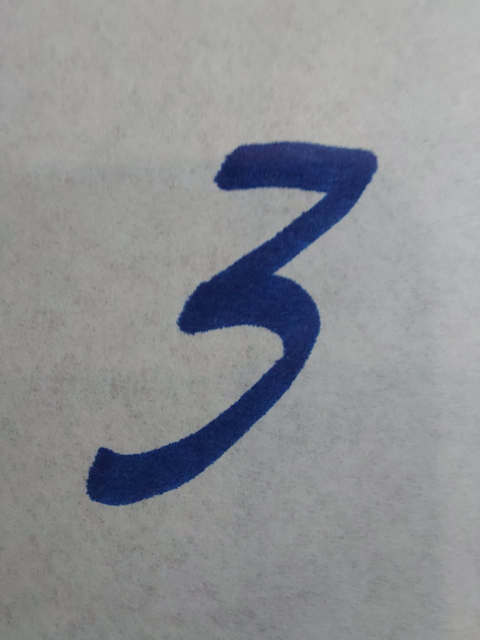
#> input picture Data/Individual/T3.jpeg, 960 x 1280 px (shown at 1/2 size)
$ python -i naieveBayes.py   (imports and definitions only)
#> lines starting #> are read from the running program, lines starting #| are printed output that depends on the picture
#> further down, picture is the input picture: shape (1280, 960, 3); mean B, G, R 147.6, 143.7, 141.9
import numpy as np
import matplotlib.pyplot as plt
import cv2

def resizeImage(image):
    image = cv2.cvtColor(image, cv2.COLOR_BGR2GRAY)
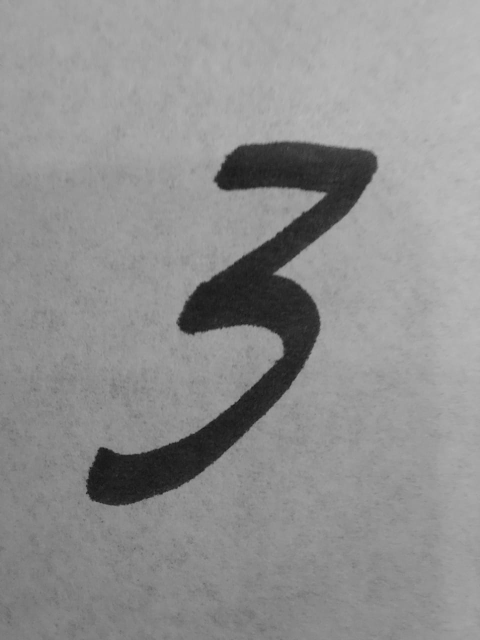
#> image: shape (1280, 960) (shown at 1/2 size); min 7, max 191, mean 143.6
    dimensions = image.shape
#> dimensions = (1280, 960)
    # height, width, number of channels in image
    height = dimensions[0]
#> height = 1280
    width = dimensions[1]
#> width = 960
    y=0
    x=0
    h=0
    w=0
    if height > width:
        y = int((height-width)/2)
#> y = 160
        h = width
#> h = 960
        w = width
#> w = 960
    else:
        x = int((width - height)/2)
        h = height
        w = height
    crop = image[y:y+h, x:x+w]
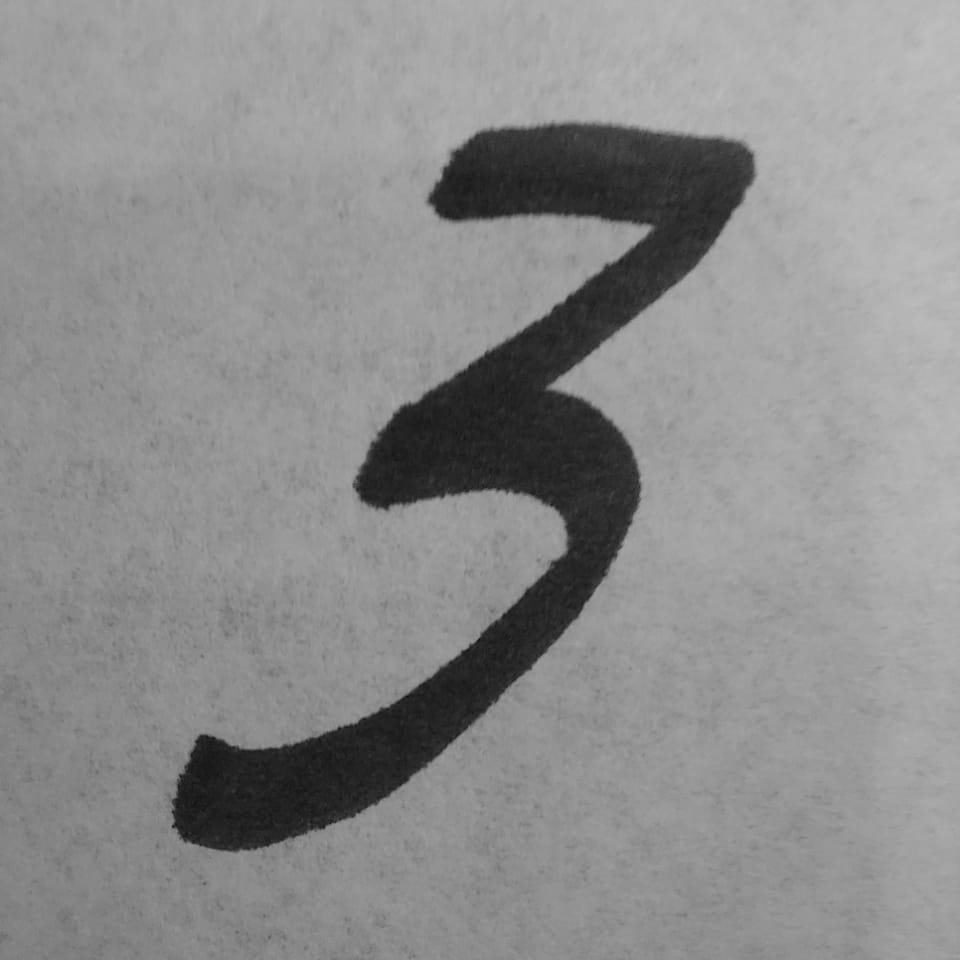
#> crop: shape (960, 960); min 7, max 191, mean 140.8
    dsize = (28, 28)
    resized = cv2.resize(crop, dsize, interpolation = cv2.INTER_AREA)
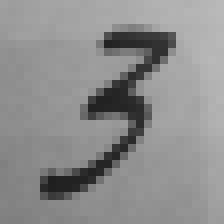
#> resized: shape (28, 28) (shown 8 times larger); min 31, max 185, mean 140.8
    kernel = np.array([[-1,-1,-1], [-1,9,-1], [-1,-1,-1]])
    output = cv2.filter2D(resized, -1, kernel)
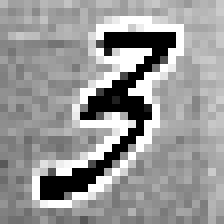
#> output: shape (28, 28) (shown 8 times larger); min 0, max 255, mean 151.6
    cv2.imwrite('Data/Individual/OutputSharpened.jpg', output)
    frame = np.asarray(output).reshape(-1)
#> frame = 784 values, max 255 at index 71, min 0 at index 125, mean 151.6
    return frame

def seperate_classes(data,labels):
    sep_data = np.array([data[labels==i] for i in range(0,10)])
    return sep_data

def quantize(levels_no,data):
    return (data & 256-(256//levels_no))

def class_mean(classId, qId,train_qsp1):
    mean_image = np.sum(train_qsp1[classId][qId],axis=0)
    return mean_image/240

def total_mean(qId,train_qsp1):
    return np.array([class_mean(i,qId,train_qsp1) for i in range(0,10)])

# [5 lines left out: function class_std, not called in this run]

def total_std(qId,train_qsp1):
    return np.array([class_std(i,qId,train_qsp1) for i in range(0,10)])

def fullDatasetMean(qId,fullDS_train_q1):
    mean_image = np.sum(fullDS_train_q1[qId],axis=0)
    return mean_image/240

# [25 lines left out: functions fullDatasetStd, trainModel, not called in this run]

def calculate_probability(x, mean, stdev):
    exponent = np.exp(-((x-mean)**2 / (2 * stdev**2 )))
    return (1 / (np.sqrt(2 * np.pi) * stdev)) * exponent

# [51 lines left out: functions naive_bayes, testImage, not called in this run]

# [1 line not run here, left out]

# [1 line that did not run here, left out]
# [1 line that did not run here, left out]
# [1 line that did not run here, left out]
# [1 line that did not run here, left out]

# [3 lines not run here, left out]

>>> import cv2
>>> picture = cv2.imread('Data/Individual/T3.jpeg')
>>> result = resizeImage(picture)
#> result has the same summary as frame in resizeImage

$ run again, on Data/Individual/T1.jpeg
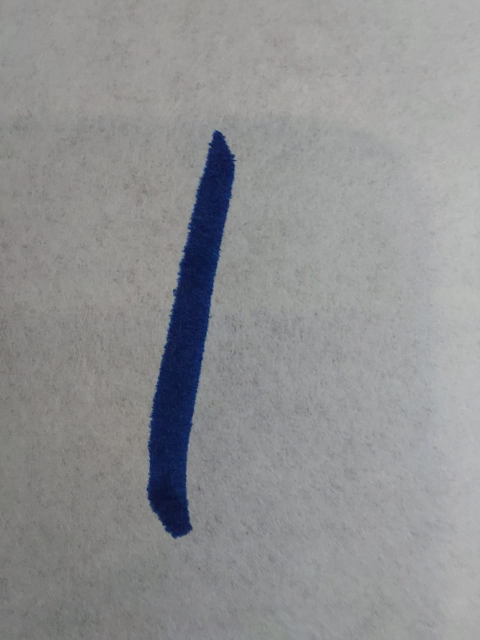
#> input picture Data/Individual/T1.jpeg, 960 x 1280 px (shown at 1/2 size)
#> picture is the input picture: shape (1280, 960, 3); mean B, G, R 145.6, 144.3, 143.4
#> in resizeImage, `crop = image[y:y+h, x:x+w]`:
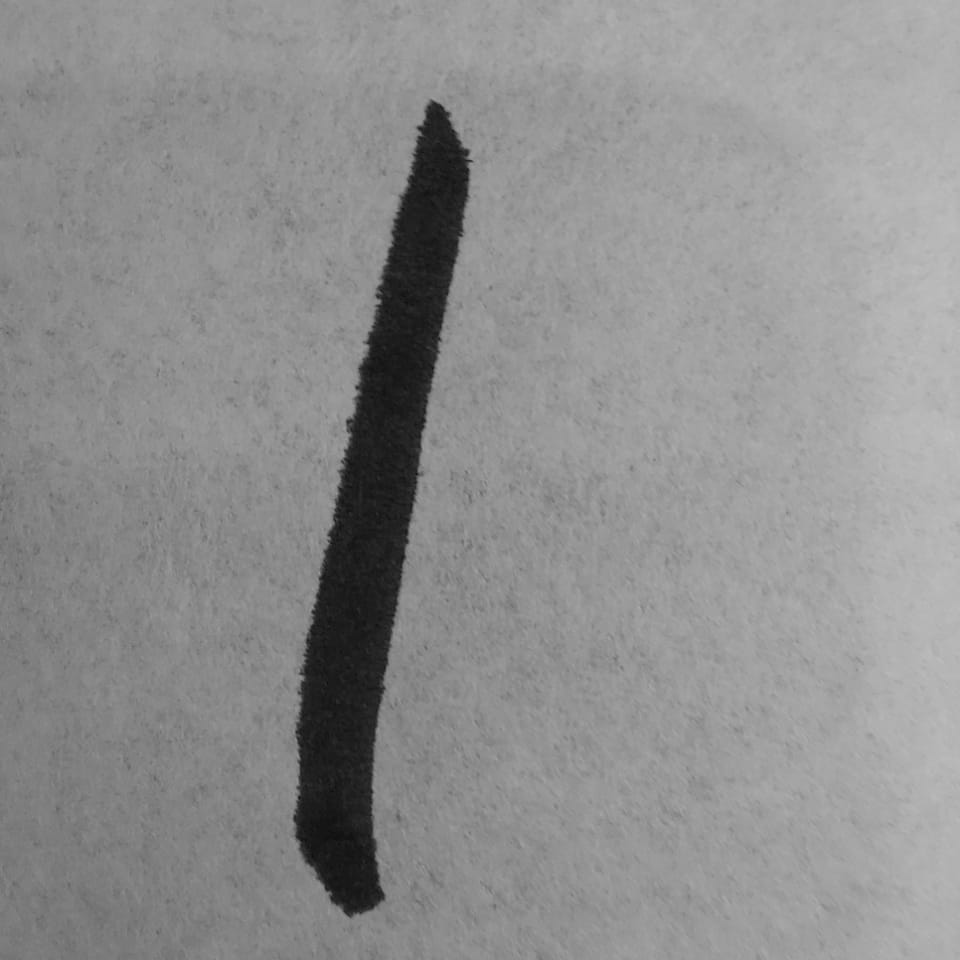
#> crop: shape (960, 960); min 13, max 193, mean 142.8
#> in resizeImage, `output = cv2.filter2D(resized, -1, kernel)`:
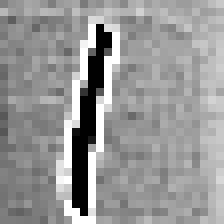
#> output: shape (28, 28) (shown 8 times larger); min 0, max 255, mean 150.8
#> frame = 784 values, max 255 at index 95, min 0 at index 96, mean 150.8
#> result has the same summary as frame in resizeImage

$ run again, on Data/Individual/T2.jpeg
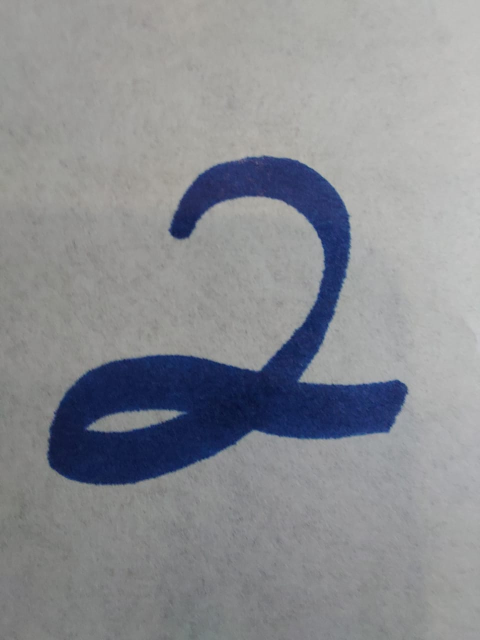
#> input picture Data/Individual/T2.jpeg, 960 x 1280 px (shown at 1/2 size)
#> picture is the input picture: shape (1280, 960, 3); mean B, G, R 145.4, 140.6, 138.3
#> in resizeImage, `crop = image[y:y+h, x:x+w]`:
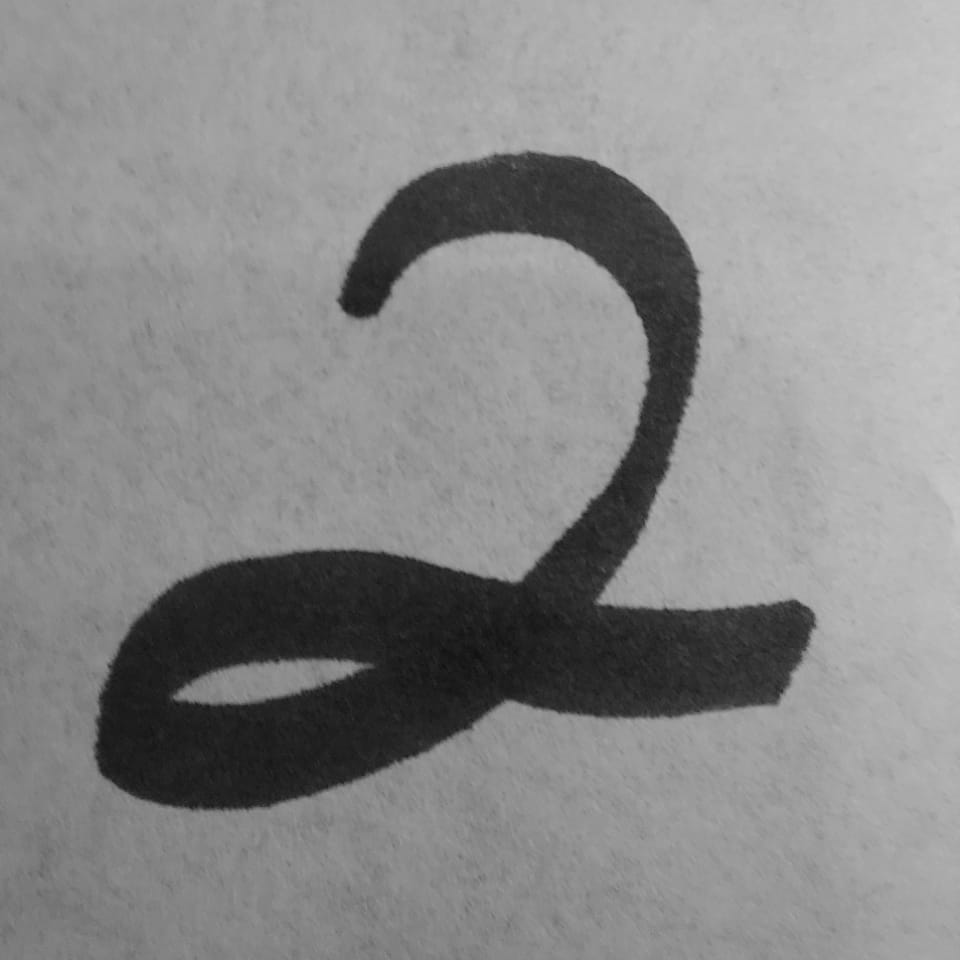
#> crop: shape (960, 960); min 17, max 201, mean 137.3
#> in resizeImage, `output = cv2.filter2D(resized, -1, kernel)`:
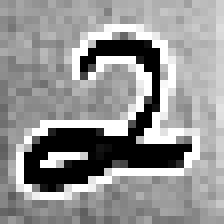
#> output: shape (28, 28) (shown 8 times larger); min 0, max 255, mean 147.2
#> frame = 784 values, max 255 at index 98, min 0 at index 152, mean 147.2
#> result has the same summary as frame in resizeImage

$ run again, on Data/Individual/T4.jpeg
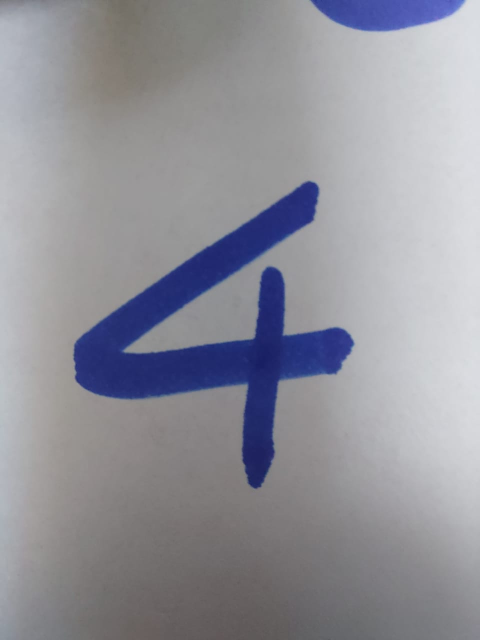
#> input picture Data/Individual/T4.jpeg, 960 x 1280 px (shown at 1/2 size)
#> picture is the input picture: shape (1280, 960, 3); mean B, G, R 154.3, 146, 145.8
#> in resizeImage, `crop = image[y:y+h, x:x+w]`:
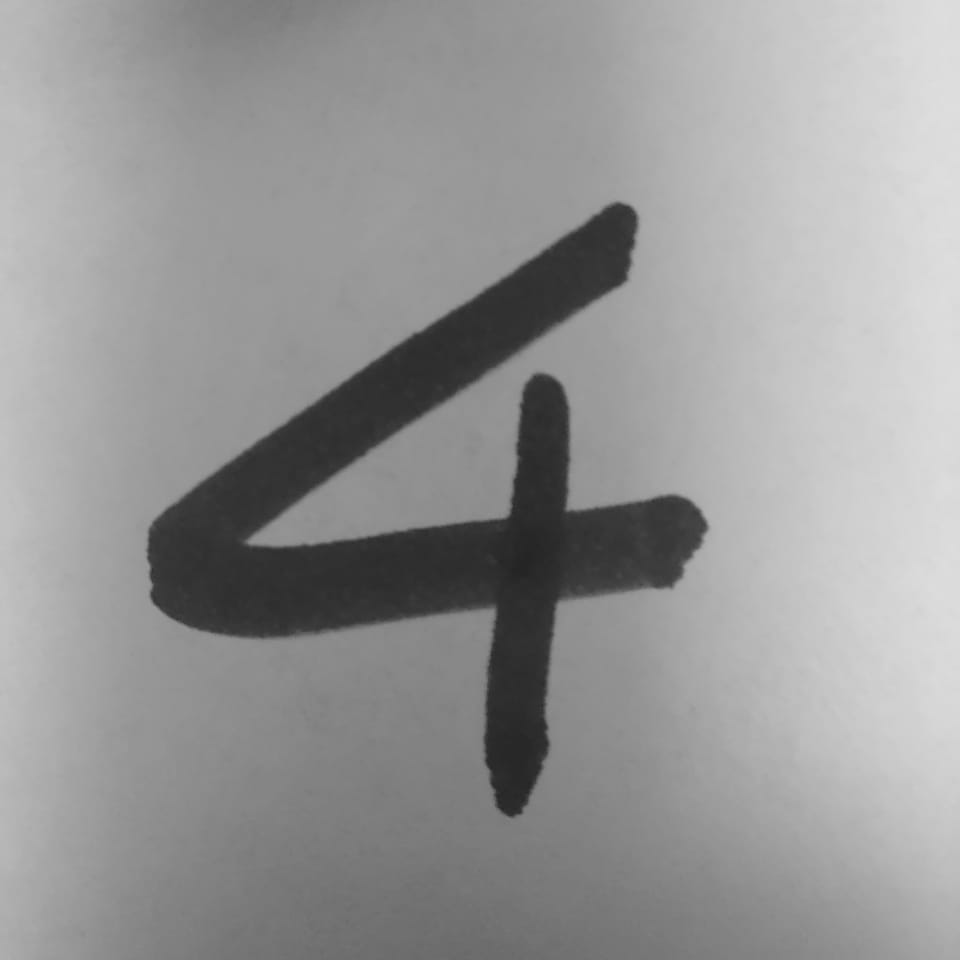
#> crop: shape (960, 960); min 36, max 222, mean 151.1
#> in resizeImage, `output = cv2.filter2D(resized, -1, kernel)`:
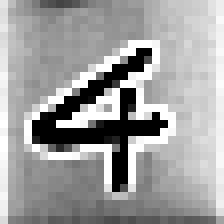
#> output: shape (28, 28) (shown 8 times larger); min 0, max 255, mean 159.5
#> frame = 784 values, max 255 at index 157, min 0 at index 185, mean 159.5
#> result has the same summary as frame in resizeImage
